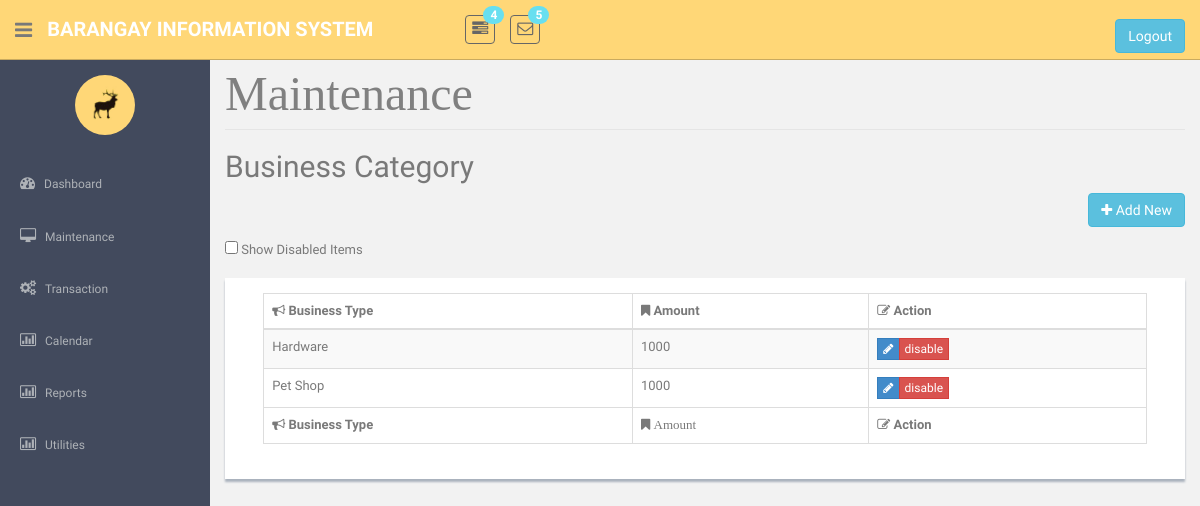
The app's page /BusinessCat.php, older data.
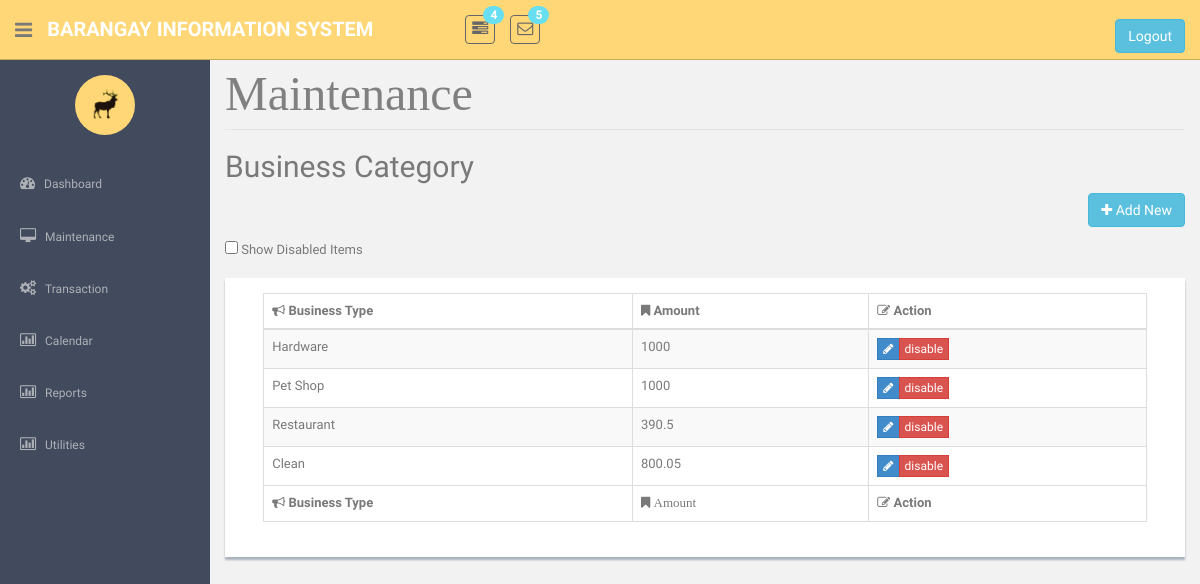
The same page, newer data.
### tables this page shows
CREATE TABLE `tblbusinesscate` (
  `strBusCatergory` int(25) NOT NULL,
  `strBusCateName` varchar(45) NOT NULL,
  `dblAmount` double NOT NULL,
  `strStatus` varchar(20) NOT NULL
);

### BusinessCat.php (the view, shortened to what this page needs)
 <!DOCTYPE html>
 <?php require('header.php');?>
 <?php require('sidebar.php');?>
<body>
<section id="main-content">
	<section class="wrapper site-min-height">
		<form method = POST>
			<legend ><font face = "cambria" size = 8 color = "grey"> Maintenance </font></legend>
				<h2>Business Category</h2>
				<p align="right">
				<button type="button" class="btn btn-info" name = "btnEdit1" id = "btnEdit1"  onclick = "window.location = 'AddBusinessCategory.php'" ><i class="fa fa-plus"></i> Add New</button>
				</p>
				<input align="left" type= checkbox id = "showdisabled" onclick ="showdis()"> Show Disabled Items
	<form method = POST>
	<center>
	<br>
	<div class = "showback" id = "tblview" >
		<table   class="table table-striped table-bordered table-hover" id="tableView" border = '2' style = 'width:95%'>
			<thead>
				<tr>
					<th><i class="fa fa-bullhorn"></i> Business Type</th>
					<th><i class="fa fa-bookmark"></i> Amount</th>
					<th><i class="fa fa-edit"></i> Action</th>
				</tr>
			</thead>
			<tfoot>
				<tr>
					<th><i class="fa fa-bullhorn"></i> Business Type</th>
					<th><i class="fa fa-bookmark"> Amount</th>
					<th><i class="fa fa-edit"></i> Action</th>
				</tr>
			</tfoot>
			<tbody>
				<?php
					require('connection.php');
					$sql = "select * from tblBusinessCate where strStatus = 'Enabled'";
					$query = mysqli_query($con, $sql);
					if(mysqli_num_rows($query) > 0){
						while($row = mysqli_fetch_object($query)){?>
						<tr>
							<td><?php echo $row->strBusCateName?></td>
							<td><?php echo $row->dblAmount?></td>
							<td>
								<div class="btn-group " role="group" aria-label="..." >
									<div class="btn-group " role="group">
										<button  class="btn btn-primary btn-xs" type = submit name = "btnEdit" value = <?php echo $row->strBusCatergory; ?> ><i class="fa fa-pencil"></i></button>
										<button  class="btn btn-danger btn-xs" type = submit name = "btnDelete" onclick = "return confirm('Do you really want to continue?');" value = <?php echo $row->strBusCatergory; ?> >disable</button>
									</div>
								</div>
							</td>
						</tr>
					<?php }}
				?>
			</tbody>
		</table>
	</div>
	</center>
</form>
</section>
    </section>
  </section>
	</body>
</html>

Row changes from the older to the newer data that the page shows:
added tblbusinesscate: strBusCateName "Restaurant", dblAmount "390.5", $row->strBusCatergory 4 (drawn)
now on this page (row edited): tblbusinesscate: strBusCateName "Clean", dblAmount "800.05", $row->strBusCatergory 5 (drawn)
